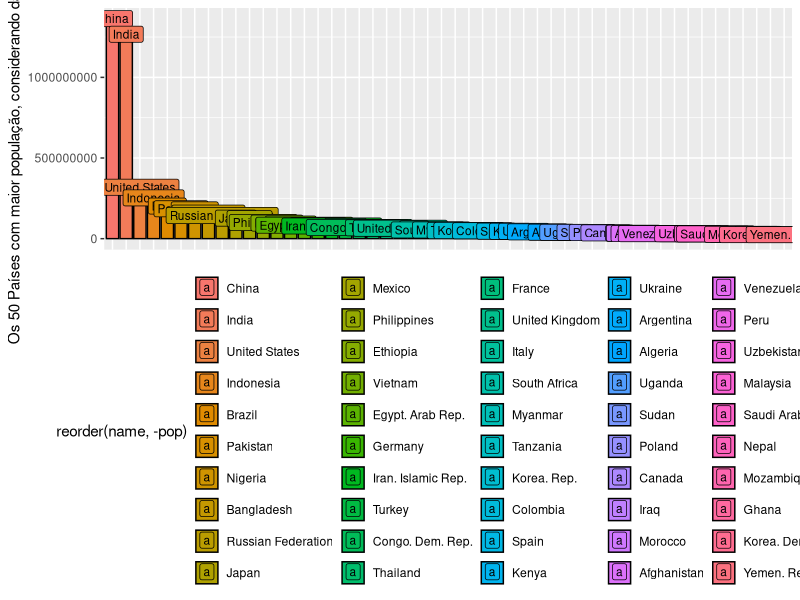

Reproduce this figure in R.
install.packages("ggplot2")
install.packages("ggrepel")
library(ggplot2)
library(ggrepel)
options("scipen"=999, "digits"=4)
c_db = read.table("POP.txt", header=T, sep="\t")
clean_db <- na.omit(c_db)
data2014 <- subset(clean_db, Time==2014)

data2014

srt_data_pop <- data.frame(name=character(0), pop=integer(0))
for(name in unique(data2014$CountryName)){
  if(nchar(name)<50){
    pop_total <- subset(data2014, CountryName==name)$Population_total
    if(pop_total!=0){
      print(name)
      temp <- data.frame(name=name, pop=pop_total)
      srt_data_pop <- rbind(srt_data_pop, temp)
    }
  }
}

order_data <- srt_data_pop[with(srt_data_pop, order(pop, decreasing=TRUE)), ]

order_data

top50 <- head(order_data, n = 50)

top50

ggplot(top50, aes(x=reorder(name, -pop), y=pop, fill=reorder(name, -pop), label=name)) +   
  geom_bar(position='dodge', stat='identity', color='black') + 
  theme(axis.title.x=element_blank(),
        axis.text.x=element_blank(),
        axis.ticks.x=element_blank(),
        legend.position="bottom") +
  labs(y="Os 50 Países com maior população, considerando dados de 2014") + 
  geom_label(position="stack", size=3)
